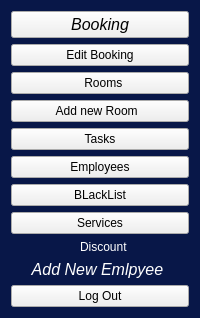
       <widget class="QGroupBox" name="groupBox">
        <property name="styleSheet">
         <string notr="true">QGroupBox {
	
	background-color: rgb(8, 23, 72);
border:none;
}</string>
        </property>
        <property name="title">
         <string/>
        </property>
        <layout class="QGridLayout" name="gridLayout_2">
         <item row="0" column="0">
          <layout class="QVBoxLayout" name="verticalLayout">
           <item>
            <widget class="QPushButton" name="pushButton">
             <property name="font">
              <font>
               <family>Segoe UI</family>
               <pointsize>12</pointsize>
               <weight>9</weight>
               <italic>true</italic>
               <bold>false</bold>
               <kerning>true</kerning>
              </font>
             </property>
             <property name="styleSheet">
              <string notr="true"/>
             </property>
             <property name="text">
              <string>Booking</string>
             </property>
             <property name="shortcut">
              <string/>
             </property>
            </widget>
           </item>
           <item>
            <widget class="QPushButton" name="pushButton_2">
             <property name="styleSheet">
              <string notr="true"/>
             </property>
             <property name="text">
              <string>Edit Booking</string>
             </property>
            </widget>
           </item>
           <item>
            <widget class="QPushButton" name="pushButton_4">
             <property name="styleSheet">
              <string notr="true"/>
             </property>
             <property name="text">
              <string>  Rooms</string>
             </property>
             <property name="icon">
              <iconset resource="botros_icons.qrc">
               <normaloff>:/botros_icons/room.png</normaloff>:/botros_icons/room.png</iconset>
             </property>
             <property name="iconSize">
              <size>
               <width>20</width>
               <height>20</height>
              </size>
             </property>
            </widget>
           </item>
           <item>
            <widget class="QPushButton" name="pushButton_9">
             <property name="styleSheet">
              <string notr="true"/>
             </property>
             <property name="text">
              <string>Add new Room  </string>
             </property>
             <property name="icon">
              <iconset resource="botros_icons.qrc">
               <normaloff>:/botros_icons/room.png</normaloff>:/botros_icons/room.png</iconset>
             </property>
             <property name="iconSize">
              <size>
               <width>20</width>
               <height>20</height>
              </size>
             </property>
            </widget>
           </item>
           <item>
            <widget class="QPushButton" name="pushButton_25">
             <property name="styleSheet">
              <string notr="true"/>
             </property>
             <property name="text">
              <string>Tasks</string>
             </property>
            </widget>
           </item>
           <item>
            <widget class="QPushButton" name="pushButton_13">
             <property name="styleSheet">
              <string notr="true"/>
             </property>
             <property name="text">
              <string>Employees</string>
             </property>
            </widget>
           </item>
           <item>
            <widget class="QPushButton" name="pushButton_32">
             <property name="text">
              <string>BLackList</string>
             </property>
            </widget>
           </item>
           <item>
            <widget class="QPushButton" name="pushButton_6">
             <property name="styleSheet">
              <string notr="true"/>
             </property>
             <property name="text">
              <string>Services</string>
             </property>
            </widget>
           </item>
           <item>
            <widget class="QPushButton" name="pushButton_8">
             <property name="styleSheet">
              <string notr="true">QPushButton{
	color: rgb(255, 255, 255);
	background-color: rgb(8, 23, 72);
border: none;
outline: none;
	/*font: 75 italic 12pt &quot;Segoe UI&quot;;*/
}
QPushButton::hover
{

	background-color: rgb(0, 85, 255);
}</string>
             </property>
             <property name="text">
              <string>  Discount</string>
             </property>
             <property name="icon">
              <iconset resource="botros_icons.qrc">
               <normaloff>:/botros_icons/discount.png</normaloff>:/botros_icons/discount.png</iconset>
             </property>
             <property name="iconSize">
              <size>
               <width>20</width>
               <height>20</height>
              </size>
             </property>
            </widget>
           </item>
           <item>
            <widget class="QPushButton" name="pushButton_49">
             <property name="font">
              <font>
               <family>Segoe UI</family>
               <pointsize>12</pointsize>
               <weight>9</weight>
               <italic>true</italic>
               <bold>false</bold>
              </font>
             </property>
             <property name="styleSheet">
              <string notr="true">QPushButton{
	color: rgb(255, 255, 255);
	background-color: rgb(8, 23, 72);
border: none;
outline: none;
	font: 75 italic 12pt &quot;Segoe UI&quot; ;
}
QPushButton::hover
{

	background-color: rgb(0, 85, 255);
}</string>
             </property>
             <property name="text">
              <string>  Add New Emlpyee   </string>
             </property>
            </widget>
           </item>
           <item>
            <widget class="QPushButton" name="pushButton_16">
             <property name="text">
              <string>Log Out</string>
             </property>
            </widget>
           </item>
          </layout>
         </item>
        </layout>
       </widget>
